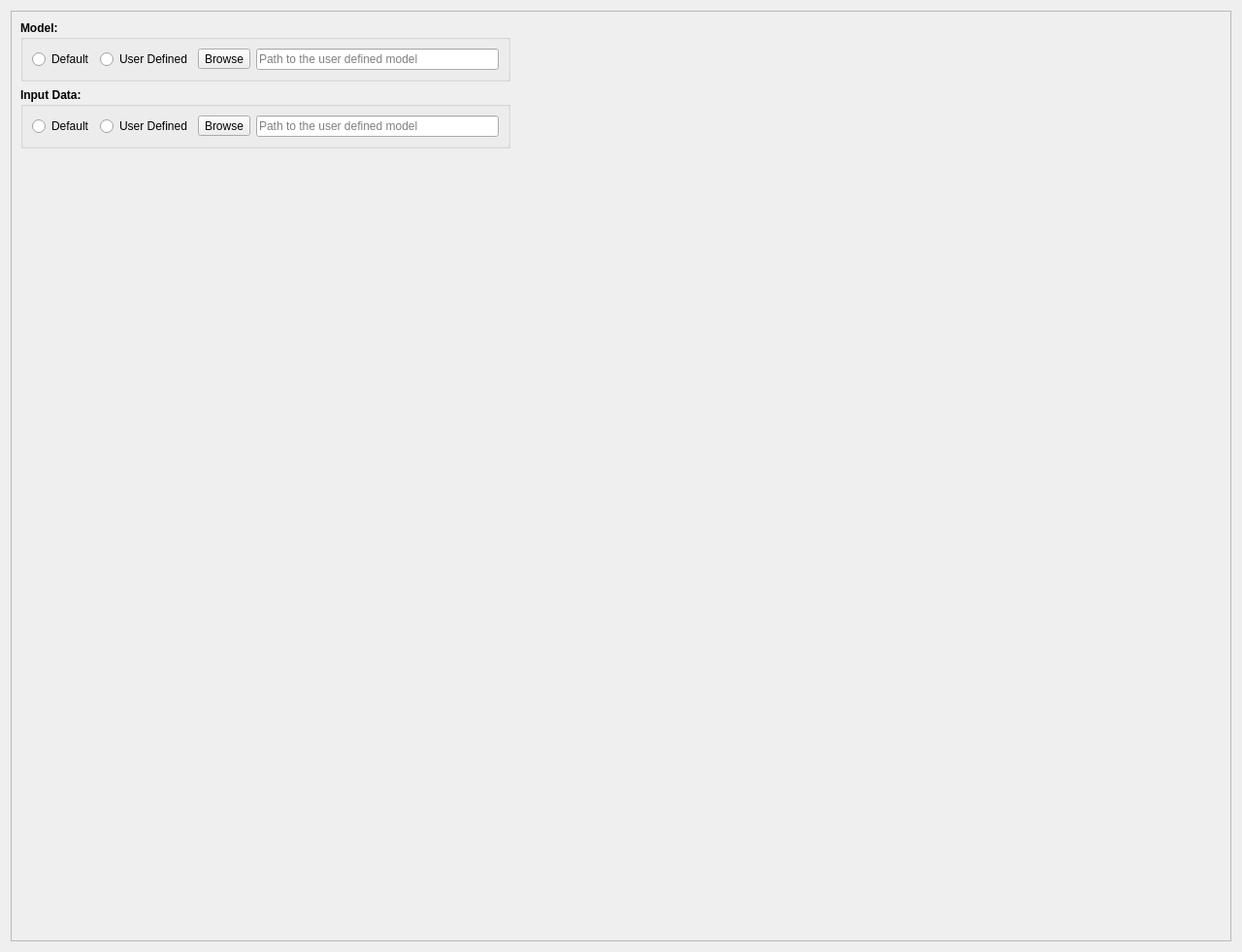
          <widget class="QWidget" name="PM_CMTab">
           <attribute name="title">
            <string>Common Data</string>
           </attribute>
           <layout class="QGridLayout" name="gridLayout_199">
            <item row="0" column="0">
             <widget class="QFrame" name="frame_7">
              <property name="frameShape">
               <enum>QFrame::StyledPanel</enum>
              </property>
              <property name="frameShadow">
               <enum>QFrame::Raised</enum>
              </property>
              <layout class="QGridLayout" name="gridLayout_25">
               <item row="0" column="0">
                <widget class="QGroupBox" name="groupBox_38">
                 <property name="font">
                  <font>
                   <weight>75</weight>
                   <bold>true</bold>
                   <kerning>true</kerning>
                  </font>
                 </property>
                 <property name="title">
                  <string>Model:</string>
                 </property>
                 <layout class="QGridLayout" name="gridLayout_96">
                  <item row="0" column="2">
                   <widget class="QToolButton" name="IT_BR_0">
                    <property name="font">
                     <font>
                      <weight>50</weight>
                      <bold>false</bold>
                      <kerning>true</kerning>
                     </font>
                    </property>
                    <property name="text">
                     <string>Browse</string>
                    </property>
                   </widget>
                  </item>
                  <item row="0" column="1">
                   <widget class="QRadioButton" name="IT_UserDefine_0">
                    <property name="font">
                     <font>
                      <weight>50</weight>
                      <bold>false</bold>
                      <kerning>true</kerning>
                     </font>
                    </property>
                    <property name="text">
                     <string>User Defined</string>
                    </property>
                   </widget>
                  </item>
                  <item row="0" column="3">
                   <widget class="QLineEdit" name="IT_FName_0">
                    <property name="minimumSize">
                     <size>
                      <width>250</width>
                      <height>0</height>
                     </size>
                    </property>
                    <property name="font">
                     <font>
                      <weight>50</weight>
                      <bold>false</bold>
                      <kerning>true</kerning>
                     </font>
                    </property>
                    <property name="placeholderText">
                     <string>Path to the user defined model</string>
                    </property>
                   </widget>
                  </item>
                  <item row="0" column="0">
                   <widget class="QRadioButton" name="IT_Default_0">
                    <property name="font">
                     <font>
                      <weight>50</weight>
                      <bold>false</bold>
                      <kerning>true</kerning>
                     </font>
                    </property>
                    <property name="text">
                     <string>Default</string>
                    </property>
                   </widget>
                  </item>
                 </layout>
                </widget>
               </item>
               <item row="0" column="1" rowspan="3">
                <spacer name="horizontalSpacer_35">
                 <property name="orientation">
                  <enum>Qt::Horizontal</enum>
                 </property>
                 <property name="sizeHint" stdset="0">
                  <size>
                   <width>733</width>
                   <height>939</height>
                  </size>
                 </property>
                </spacer>
               </item>
               <item row="1" column="0">
                <widget class="QGroupBox" name="groupBox_37">
                 <property name="font">
                  <font>
                   <weight>75</weight>
                   <bold>true</bold>
                   <kerning>true</kerning>
                  </font>
                 </property>
                 <property name="title">
                  <string>Input Data:</string>
                 </property>
                 <layout class="QGridLayout" name="gridLayout_97">
                  <item row="0" column="0">
                   <widget class="QRadioButton" name="IT_Default_00">
                    <property name="font">
                     <font>
                      <weight>50</weight>
                      <bold>false</bold>
                      <kerning>true</kerning>
                     </font>
                    </property>
                    <property name="text">
                     <string>Default</string>
                    </property>
                   </widget>
                  </item>
                  <item row="0" column="1">
                   <widget class="QRadioButton" name="IT_UserDefine_00">
                    <property name="font">
                     <font>
                      <weight>50</weight>
                      <bold>false</bold>
                      <kerning>true</kerning>
                     </font>
                    </property>
                    <property name="text">
                     <string>User Defined</string>
                    </property>
                   </widget>
                  </item>
                  <item row="0" column="2">
                   <widget class="QToolButton" name="IT_BR_00">
                    <property name="font">
                     <font>
                      <weight>50</weight>
                      <bold>false</bold>
                      <kerning>true</kerning>
                     </font>
                    </property>
                    <property name="text">
                     <string>Browse</string>
                    </property>
                   </widget>
                  </item>
                  <item row="0" column="3">
                   <widget class="QLineEdit" name="IT_FName_00">
                    <property name="font">
                     <font>
                      <weight>50</weight>
                      <bold>false</bold>
                      <kerning>true</kerning>
                     </font>
                    </property>
                    <property name="placeholderText">
                     <string>Path to the user defined model</string>
                    </property>
                   </widget>
                  </item>
                 </layout>
                </widget>
               </item>
               <item row="2" column="0">
                <spacer name="verticalSpacer_29">
                 <property name="orientation">
                  <enum>Qt::Vertical</enum>
                 </property>
                 <property name="sizeHint" stdset="0">
                  <size>
                   <width>20</width>
                   <height>797</height>
                  </size>
                 </property>
                </spacer>
               </item>
              </layout>
             </widget>
            </item>
           </layout>
          </widget>
